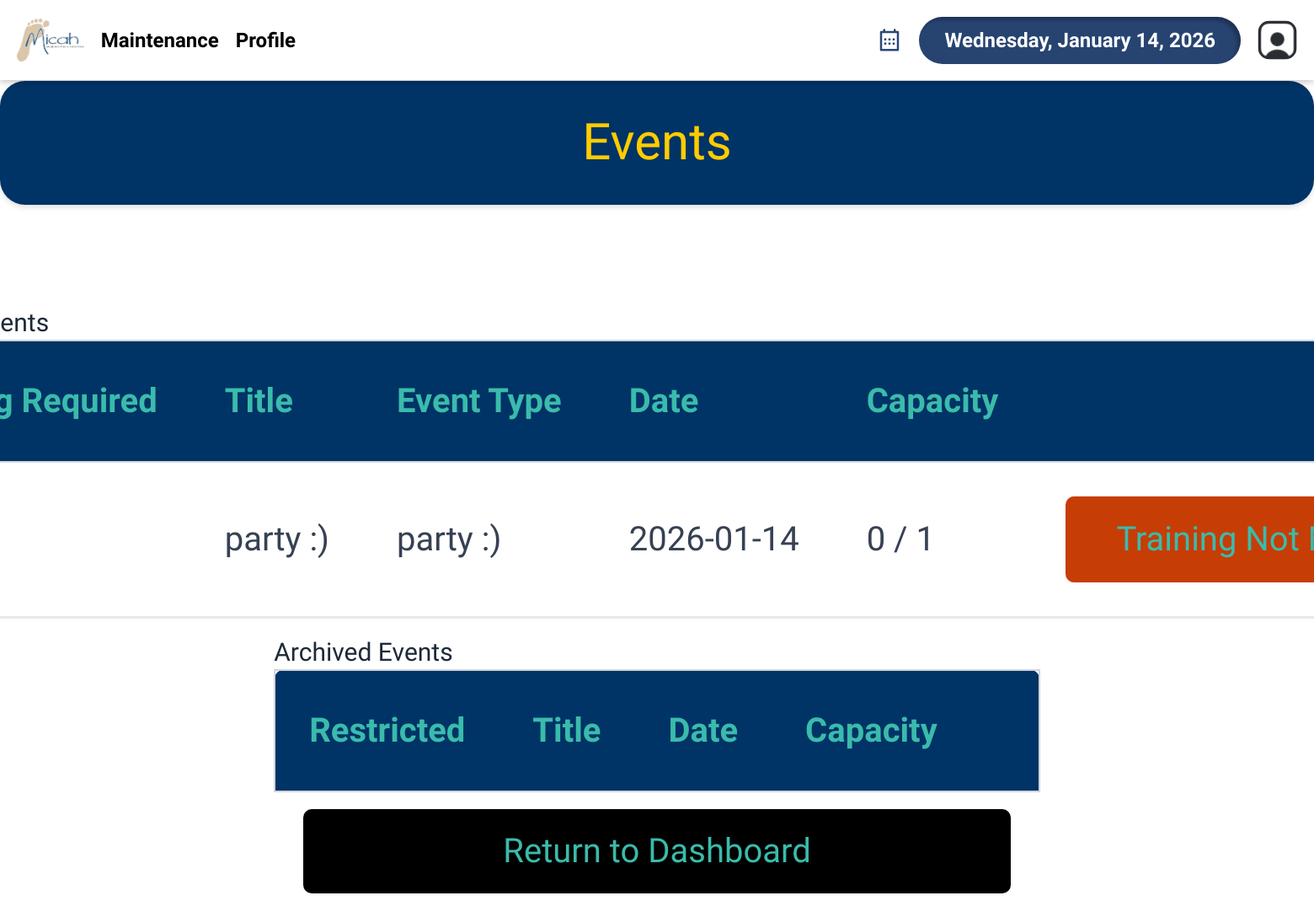
The page /viewAllEvents.php (signed in) on the database its author committed.
### tables this page shows
CREATE TABLE `dbevents` (
  `id` int(11) NOT NULL,
  `name` text NOT NULL,
  `date` char(10) NOT NULL,
  `startTime` char(5) NOT NULL,
  `endTime` char(5) NOT NULL,
  `description` text NOT NULL,
  `capacity` int(11) NOT NULL,
  `completed` text NOT NULL,
  `restricted_signup` tinyint(1) NOT NULL,
  `location` text DEFAULT NULL,
  `training_level_required` varchar(50) NOT NULL,
  `type` text NOT NULL
);

### database/dbEvents.php (called while the page is built, shortened)
<?php
include_once(dirname(__FILE__).'/../domain/Event.php');
function fetch_event_signups($eventID) {
    $connection = connect();
    $query = "SELECT userID, position, notes FROM dbeventpersons WHERE eventID = '$eventID'";
    $result = mysqli_query($connection, $query);
    $signups = [];
    return $signups;
}
function make_an_event($result_row) {
    $theEvent = new Event(
                    $result_row['id'],
                    $result_row['name'],
                    date: $result_row['date'],
                    startTime: $result_row['startTime'],
                    endTime: $result_row['endTime'],
                    description: $result_row['description'],
                    capacity: $result_row['capacity'],
                    completed: $result_row['completed'],
                    restricted_signup: $result_row['restricted_signup'],
                    training_level_required: $result_row['training_level_required'],
                    type: $result_row['type']
                );
    return $theEvent;
}
 function get_all_events_sorted_by_date_not_archived() {
    $con=connect();
    $query = "SELECT * FROM dbevents" .
            " WHERE completed = 'no'" .
            " ORDER BY date ASC";
    $result = mysqli_query($con,$query);
    $theEvents = array();
    while ($result_row = mysqli_fetch_assoc($result)) {
        $theEvent = make_an_event($result_row);
        $theEvents[] = $theEvent;
    }
    return $theEvents;
 }

### domain/Event.php (called while the page is built, shortened)
<?php
class Event {
    private $name;
    private $date;
    private $capacity;
    private $training_level_required;
    private $type;
    function __construct($id, $name, $date, $startTime, $endTime, $description, $capacity, $completed, $restricted_signup, $training_level_required, $type) {
        $this->name = $name;
        $this->date = $date;
        $this->capacity = $capacity;
        $this->training_level_required = $training_level_required;
        $this->type = $type;
    }
    function getName() {
        return $this->name;
    }
    function getDate() {
        return $this->date;
    }
    function getCapacity() {
        return $this->capacity;
    }
    function getTrainingLevelRequired() {
        return $this->training_level_required;
    }
    function getEventType(){
        return $this->type;
    }
}

### database/dbPersons.php (called while the page is built, shortened)
<?php
include_once(dirname(__FILE__).'/../domain/Person.php');
function retrieve_person($id) {
    $con=connect();
    $query = "SELECT * FROM dbpersons WHERE id = '" . $id . "'";
    $result = mysqli_query($con,$query);
    $result_row = mysqli_fetch_assoc($result);
    $thePerson = make_a_person($result_row);
    return $thePerson;
}
function make_a_person($result_row) {
    $thePerson = new Person(
        $result_row['id'],
        $result_row['password'],
        $result_row['start_date'],
        $result_row['first_name'],
        $result_row['last_name'],
        $result_row['birthday'],
        $result_row['street_address'],
        $result_row['city'],
        $result_row['state'],
        $result_row['zip_code'],
        $result_row['phone1'],
        $result_row['phone1type'],
        $result_row['email'],
        $result_row['emergency_contact_first_name'],
        $result_row['emergency_contact_last_name'],
        $result_row['emergency_contact_phone'],
        $result_row['emergency_contact_phone_type'],
        $result_row['emergency_contact_relation'],
        $result_row['type'],
        $result_row['status'],
        $result_row['archived'],
        $result_row['skills'],
        $result_row['interests'],
        $result_row['training_level'],
	    $result_row['is_community_service_volunteer'],
	    $result_row['is_new_volunteer'],
	    $result_row['total_hours_volunteered']
    );
    return $thePerson;
}

### domain/Person.php (called while the page is built, shortened)
<?php
class Person {
	  private $training_level;
	function __construct(
        $id, $password, $start_date, $first_name, $last_name, $birthday, $street_address, $city,
    	$state, $zip_code, $phone1, $phone1type, $email, $emergency_contact_first_name,
    	$emergency_contact_last_name, $emergency_contact_phone, $emergency_contact_phone_type,
    	$emergency_contact_relation, $type, $status, $archived,
    	$skills, $interests, $training_level,
   	 	$is_community_service_volunteer,
    	$is_new_volunteer = 1,
    	$total_hours_volunteered = 0.00
    ) {
		$this->training_level = $training_level;
    }
	function get_training_level() {
		return $this->training_level;
	}
}

### viewAllEvents.php (the view, shortened to what this page needs)
<?php
    $userID = null;
    if (isset($_SESSION['_id'])) {
        $userID = $_SESSION['_id'];
    }
    include 'database/dbEvents.php';
?>
<!DOCTYPE html>
<html>
    <head>     <link rel="icon" type="image/png" href="images/micah-favicon.png">
        <?php require_once('universal.inc') ?>
        <link rel="stylesheet" href="css/messages.css"></link>
    </head>
    <body>
        <?php require_once('header.php') ?>
        <?php require_once('database/dbEvents.php');?>
        <?php require_once('database/dbPersons.php');?>
        <h1>Events</h1>
        <main class="general">
            <?php
                $events = get_all_events_sorted_by_date_not_archived();
                $today = new DateTime();
                $upcomingEvents = array_filter($events, function($event) use ($today) {
                    $eventDate = new DateTime($event->getDate());
                    return $eventDate >= $today;
                });
                $user = retrieve_person($userID);
                $user_training_level = $user->get_training_level();
                if (sizeof($upcomingEvents) > 0): ?>
                <div class="table-wrapper">
                    <h2>Upcoming Events</h2>
                    <table class="general">
                        <thead>
                            <tr>
                                <th style="width:1px">Training Required</th>
                                <th>Title</th>
                                <th>Event Type</th>
                                <th style="width:1px">Date</th>
                                <th style="width:1px">Capacity</th>
                                <th style="width:1px"></th>
                            </tr>
                        </thead>
                        <tbody class="standout">
                            <?php
                                foreach ($upcomingEvents as $event) {
                                    $eventID = $event->getID();
                                    $title = $event->getName();
                                    $date = $event->getDate();
                                    $capacity = $event->getCapacity();
                                    $restricted_signup = $event->getRestrictedSignup();
                                    $training_level_required = $event->getTrainingLevelRequired();
                                    $type = $event->getEventType();
                                    $signups = fetch_event_signups($eventID);
                                    $numSignups = count($signups);
                                    $isSignedUp = check_if_signed_up($eventID, $userID);
                                    echo "
                                    <tr data-event-id='$eventID'>
                                        <td>$training_level_required</td>
                                        <td><a href='event.php?id=$eventID'>$title</a></td>
                                        <td>$type</td>
                                        <td>$date</td>
                                        <td>$numSignups / $capacity</td>";
                                        if ($user_training_level != $training_level_required) {
                                            echo "
                                            <td><a class='button sign-up' style='background-color:#c73d06'>Training Not Met!</a></td>";
                                        }
                                        elseif ($isSignedUp) {
                                            echo "
                                            <td>
                                            <a class='button cancel' href='viewMyUpcomingEvents.php' >Already Signed Up!</a>
                                            </td>";
                                        } elseif($numSignups >= $capacity) {
                                            echo "
                                                <td><a class='button sign-up' style='background-color:#c73d06'>Sign Ups Closed!</a></td>";
                                        } else {
                                        echo "<td><a class='button sign-up' href='eventSignUp.php?event_name=" . urlencode($title) . "&restricted=" . urlencode($restricted_signup) . "'>Sign Up</a></td>";
                                        }
                                    echo "</tr>";
                                }
                            ?>
                        </tbody>
                    </table>
                </div>
                <div class="table-wrapper">
                    <h2>Archived Events</h2>
                    <table class="general">
                        <thead>
                            <tr>
                                <th style="width:1px">Restricted</th>
                                <th>Title</th>
                                <th style="width:1px">Date</th>
                                <th style="width:1px">Capacity</th>
                                <th style="width:1px"></th>
                            </tr>
                        </thead>
                    </table>
                </div>
                <?php else: ?>
                <p class="no-events standout">There are currently no events available to view.<a class="button add" href="addEvent.php">Create a New Event</a> </p>
            <?php endif ?>
            <a class="button cancel" href="index.php">Return to Dashboard</a>
        </main>
    </body>
</html>

### css/base.css (style rules this page uses)
html, body, header, main, footer, div, span, p, h1, h2, h3, h4, h5, h6, ul, ol, li, input, select, textarea, form, section, label, table, td, tr, th, form, fieldset, em, button, a { padding: 0; margin: 0; font-size: inherit; font-family: inherit; font-weight: inherit; text-decoration: none; font-style: normal; box-sizing: border-box; text-align: left; list-style-type: none; border-spacing: 0; }
:root { --page-background-color: #ffffff; --page-font-color: #333333; --inactive-font-color: #d0d0d0; --inactive-background-color: #f0f0f0; --standout-background: #fafafa; --happy-toast-background-color: #1a7024; --happy-toast-font-color: white; --info-toast-background-color: #2f2f2f; --info-toast-font-color: white; --error-toast-background-color: #701a1a; --error-toast-font-color: white; --shadow-and-border-color: #e8e8e8; --main-color: #003366; --accent-color: #c52e81; --secondary-accent-color: #a3e0f7; --calendar-event-color: #808080; --calendar-event-color-hover: var(--main-color); --calendar-today-border: 2px solid var(--secondary-accent-color); --button-font-color: #3abbab; --button-padding: 0.5rem 1.5rem; --button-border-radius: 0.25rem; --standard-border: 1px solid #333333; --light-border: 1px solid var(--shadow-and-border-color); --text-field-border: 2px solid #e8e8e8; --cancel-button-background-color: #000; --error-color: red; font-size: 40px; font-family: Montserrat; font-weight: 300; }
body { background-color: var(--page-background-color); color: var(--page-font-color); font-family: Montserrat; }
main:not(.login):not(.calendar-view):not(.dashboard) { padding: 1rem; }
input[type=submit], button, .button { color: var(--button-font-color); background-color: var(--main-color); padding: var(--button-padding); border: none; border-radius: var(--button-border-radius); font-weight: 500; width: 100%; transition: background-color .3s; cursor: pointer; text-align: center; }
h1 { font-size: 1.5rem; font-weight: 500; margin-bottom: 2rem; background-color: var(--main-color); color: #ffcc00; width: 100%; text-align: center; padding: 1rem; }
h2 { font-size: 1.5rem; font-weight: 500; }
.button { display: inline-block; }
button.cancel, a.cancel { background-color: var(--cancel-button-background-color); }
main.general, form.general { margin: 1rem; display: flex; flex-direction: column; gap: 0.5rem; }
table.general { width: 100%; padding-bottom: 1rem; }
table.general th:first-of-type { border-top-left-radius: .25rem; }
table.general th:last-of-type { border-top-right-radius: .25rem; }
table.general th { background-color: var(--main-color); color: var(--button-font-color); font-weight: 600; }
table.general th, table.general td { padding: 1rem; white-space: nowrap; }
.standout { border-bottom: 3px solid var(--shadow-and-border-color); padding: 1rem; background-color: var(--standout-background); }
@media only screen and (min-width: 1024px) { main.general, form.general { margin: 0rem 8rem 4rem 8rem; } }

### css/messages.css (style rules this page uses)
:root { --unread-message-background: #f1eadf; --message-body-border-color: #ddd; --priorityone-color:#4FFFB0; --prioritytwo-color:#F0E68C; --prioritythree-color:#fd5c63; }

### rows shown on the page
dbevents: name "party :)", type "party :)", date "2026-01-14", numSignups "0", capacity "1", training_level_required "Training Not…"
